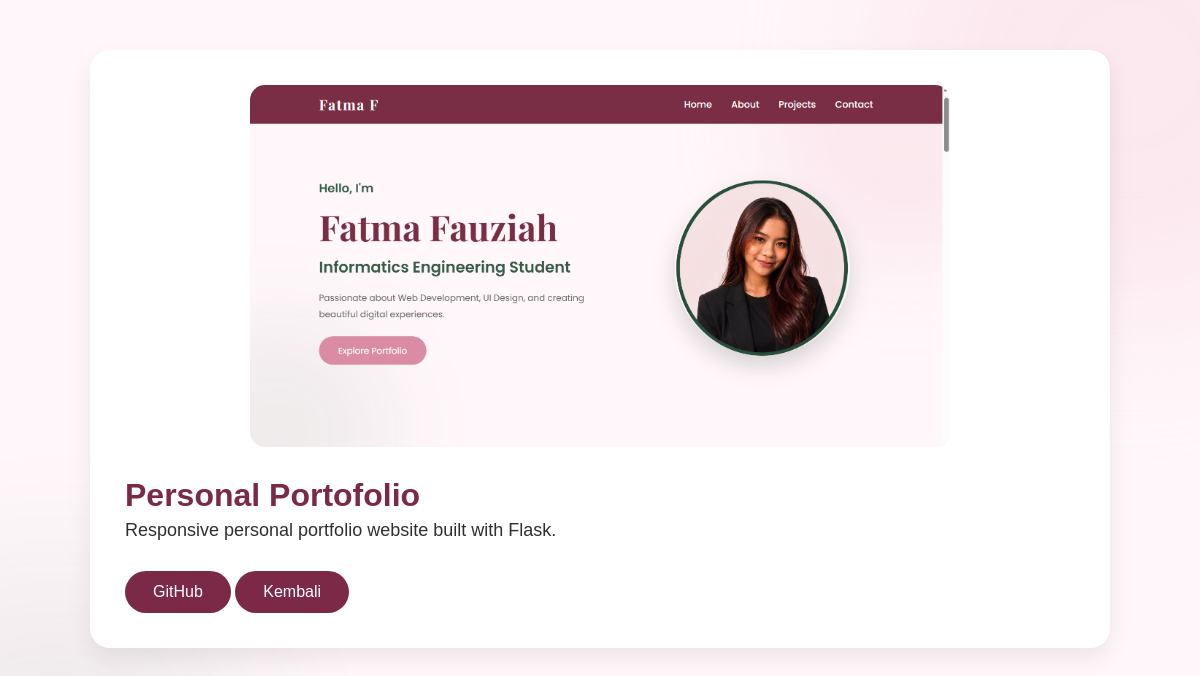
The app's page /project/1 with its own data.
### models.py (models this page shows)
class Project(db.Model):
    id = db.Column(db.Integer, primary_key=True)
    title = db.Column(db.String(100))
    description = db.Column(db.Text)
    image = db.Column(db.String(255))
    github = db.Column(db.String(255))
    demo = db.Column(db.String(255))
    created_at = db.Column(db.DateTime,
                           default=datetime.utcnow)

### app.py (the view)
@app.route("/project/<int:id>")
def project_detail(id):
    project = Project.query.get_or_404(id)
    profile = Profile.query.first()
    return render_template(
        "project_detail.html",
        project=project,
        profile=profile
    )

### templates/project_detail.html (shortened to what this page needs)
<!DOCTYPE html>
<html lang="en">
<head>
<link rel="stylesheet"
href="{{ url_for('static', filename='css/style.css') }}">
</head>
<body>
<div class="container">
<div class="card">
<img src="{{ url_for('static',
filename='uploads/' + project.image) }}">
<h1>{{ project.title }}</h1>
<p>{{ project.description }}</p>
<a class="btn"
href="{{ project.github }}"
target="_blank">
GitHub
</a>
<a class="btn"
href="{{ url_for('home') }}">
Kembali
</a>
</div>
</div>
</body>
</html>

### static/css/style.css (style rules this page uses)
html { scroll-behavior:smooth; }
* { margin:0; padding:0; box-sizing:border-box; }
body { background:#FFF7FA; font-family:Poppins,sans-serif; color:#2F2F2F; }
.btn { text-decoration:none; padding:15px 35px; background:#D98CA3; color:white; border-radius:50px; transition:.3s; }
body { overflow-x:hidden; }
body::before { content:""; position:fixed; width:500px; height:500px; background:#F8D7E2; border-radius:50%; top:-180px; right:-180px; opacity:.45; filter:blur(70px); z-index:-1; }
body::after { content:""; position:fixed; width:400px; height:400px; background:#355C4A; border-radius:50%; bottom:-170px; left:-150px; opacity:.08; filter:blur(80px); z-index:-1; }

### templates/project_detail.html (style rules this page uses)
body { background:#FFF7FA; font-family:Poppins,sans-serif; }
.container { width:85%; margin:50px auto; }
.card { background:white; border-radius:20px; padding:35px; box-shadow:0 10px 25px rgba(0,0,0,.08); }
.card img { width:100%; max-width:700px; display:block; margin:auto; border-radius:15px; }
h1 { color:#7b2946; margin-top:30px; }
p { line-height:1.8; font-size:18px; }
.btn { display:inline-block; margin-top:25px; padding:12px 28px; background:#7b2946; color:white; text-decoration:none; border-radius:30px; }

### records on screen
Project: image (picture), title "Personal Portofolio", description "Responsive personal portfolio website built with Flask."
